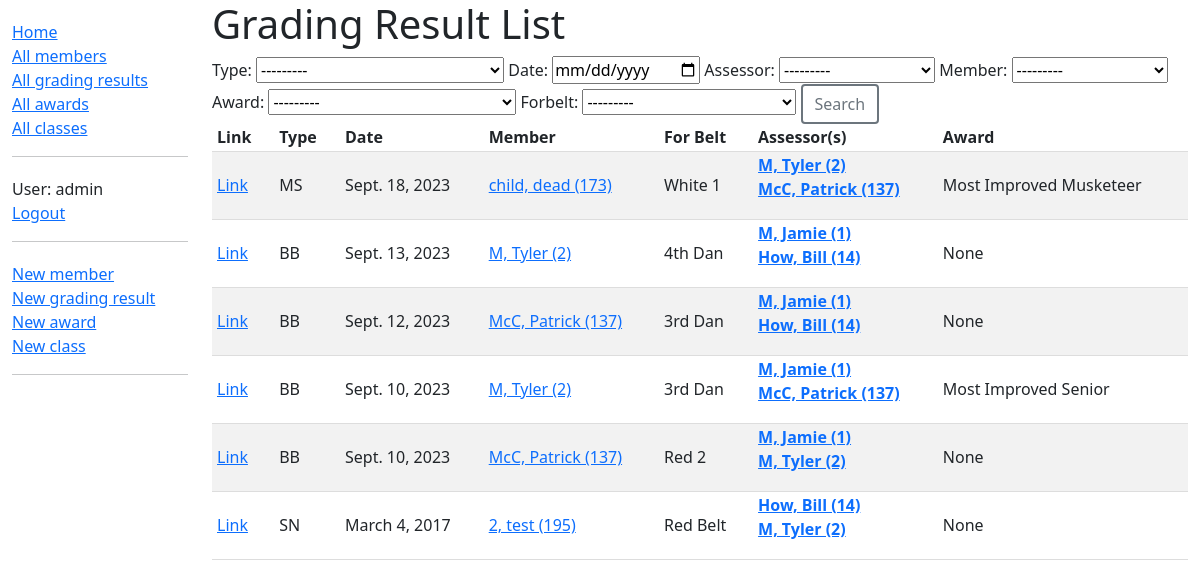
/dashboard/gradings/ (signed in), run on an earlier commit of the app's database.
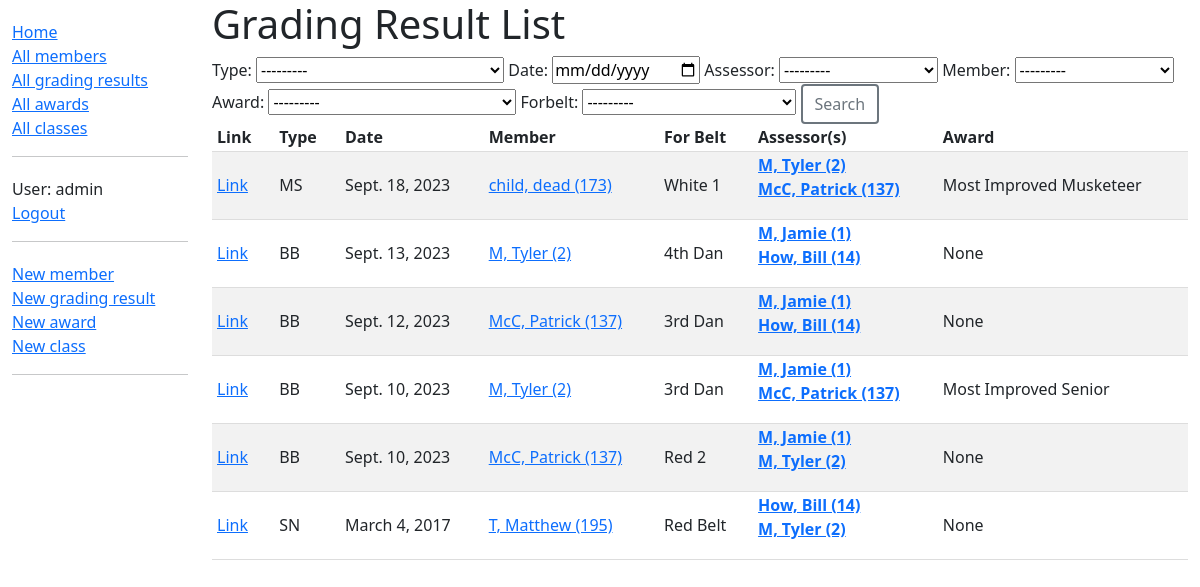
And on a later commit of the database.
### dashboard/models.py (models this page shows, shortened)
class GradingResult(models.Model):
    member = models.ForeignKey(Member, on_delete=models.RESTRICT, related_name='member2gradings')
    date = models.DateField()
    type = models.CharField(max_length=2, choices=GRADINGS)
    assessor = models.ManyToManyField(Member, help_text='Who assessed this particular grading?', related_name='assessor2gradings')
    forbelt = models.CharField(max_length=50, choices=BELT_CHOICES, verbose_name="For Belt")
    comments = models.CharField(max_length=200, blank=True)
    award = models.ForeignKey(Award, on_delete=models.RESTRICT, verbose_name='Award', null=True, blank=True)
    class Meta:
        ordering = ['-date', 'type', '-forbelt', 'member__idnumber']
    def get_absolute_url(self):
        return reverse('grading-result-detail', args=[str(self.id)])

class Member(models.Model):
    first_name = models.CharField(max_length=50)
    last_name = models.CharField(max_length=50)
    idnumber = models.SmallIntegerField(verbose_name="ID Number")
    address_line_1 = models.CharField(max_length=200, help_text="Unit, Street Number and Name", blank=True)
    address_line_2 = models.CharField(max_length=200, help_text="Suburb", blank=True)
    address_line_3 = models.CharField(max_length=4, help_text="Postcode", blank=True)
    date_of_birth = models.DateField()
    belt = models.CharField(max_length=50, choices=BELT_CHOICES, blank=True)
    email = models.EmailField()
    phone = models.CharField(max_length=100)
    team_leader_instructor = models.CharField(max_length=2, choices=TL_INST_RANKS, blank=True, verbose_name="Team Leader/Instructor")
    active = models.BooleanField(default=True)
    class Meta:
        ordering = ['-belt','idnumber']
    def __str__(self):
        return f'{self.last_name}, {self.first_name} ({self.idnumber})'
    def get_absolute_url(self):
        return reverse('member-detail', args=[str(self.id)])

### dashboard/views.py (the view)
# urls.py: path('gradings/', views.GradingResultListView.as_view(), name='gradingresults'),
class GradingResultListView(LoginRequiredMixin, generic.ListView):
    model = GradingResult
    paginate_by = 15
    def get_queryset(self):
        queryset = GradingResult.objects.all()
        form = GradingResultSearchForm(self.request.GET)
        if form.is_valid():
            type = form.cleaned_data.get('type')
            if type:
                queryset = queryset.filter(type=type)
            date = form.cleaned_data.get('date')
            if date:
                queryset = queryset.filter(date=date)
            assessor = form.cleaned_data.get('assessor')
            if assessor:
                queryset = queryset.filter(assessor=assessor)
            member = form.cleaned_data.get('member')
            if member:
                queryset = queryset.filter(member=member)
            award = form.cleaned_data.get('award')
            if award:
                queryset = queryset.filter(award=award)
            forbelt = form.cleaned_data.get('forbelt')
            if forbelt:
                queryset = queryset.filter(forbelt=forbelt)
        return queryset
    def get_context_data(self, **kwargs):
        context = super().get_context_data(**kwargs)
        context['search_form'] = GradingResultSearchForm(self.request.GET)
        return context

### dashboard/forms.py
class GradingResultSearchForm(Form):
    BLANK_CHOICE = [('', '---------')]
    type = ChoiceField(choices=BLANK_CHOICE + GRADINGS, required=False)
    date = DateField(required=False, widget=TextInput(attrs={'type': 'date'}))
    assessor = ModelChoiceField(queryset=Member.objects.all(), required=False)
    member = ModelChoiceField(queryset=Member.objects.all(), required=False)
    award = ModelChoiceField(queryset=Award.objects.all(), required=False)
    forbelt = ChoiceField(choices=BLANK_CHOICE + BELT_CHOICES, required=False)

### dashboard/models.py (called while the page is built)
    def __str__(self):
        return self.name

### dashboard/templates/dashboard/gradingresult_list.html
{% extends "base_generic.html" %}
{% block content %}
  <h1>Grading Result List</h1>
  <form method="get" action="{% url 'gradingresults' %}">
    {{ search_form }}
    <button type="submit" class="btn btn-outline-secondary btn-outline-thicker">Search</button>
  </form>
  {% if gradingresult_list %}
  <table style="width: 100%;">
    <tr>
      <th>Link</th>
      <th>Type</th>
      <th>Date</th>
      <th>Member</th>
      <th>For Belt</th>
      <th>Assessor(s)</th>
      <th>Award</th>
    </tr>
    {% for gr in gradingresult_list %}
      <tr class="content">
        <td><a href="{{ gr.get_absolute_url }}">Link</a></td>
        <td>{{ gr.type }}</td>
        <td>{{ gr.date }}</td>
        <td><a href="{{ gr.member.get_absolute_url }}">{{ gr.member }}</a></td>
        <td>{{ gr.get_forbelt_display }}</td>
        <td>
          <dl>
          {% for a in gr.assessor.all %}
            <dt><a href="{{ a.get_absolute_url }}">{{ a }}</a></dt>
          {% endfor %}
          </dl>
        </td>
        <td>{{ gr.award }}</td>
      </tr>
    {% endfor %}
  </table>
  {% else %}
    <p>There are no grading results.</p>
  {% endif %}
{% endblock %}

What changed in the data, as far as the page shows it:
changed through a linked row, GradingResult "SN": member "2, test (195)" → "T, Matthew (195)"
